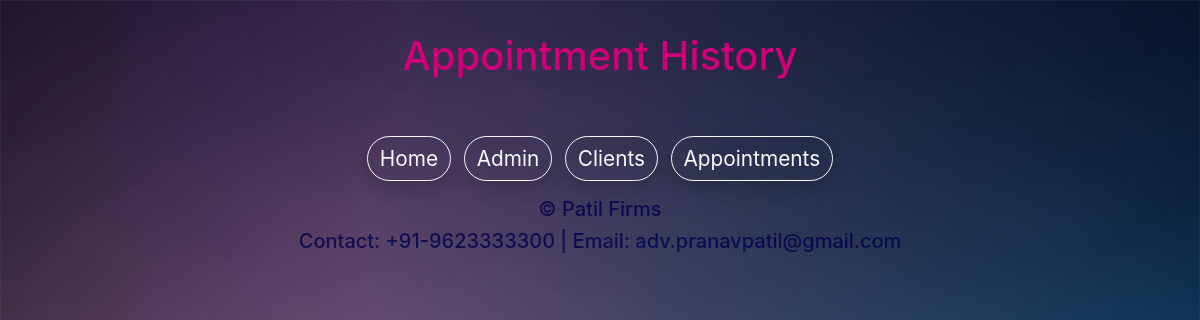
The app's page /appointments, older data.
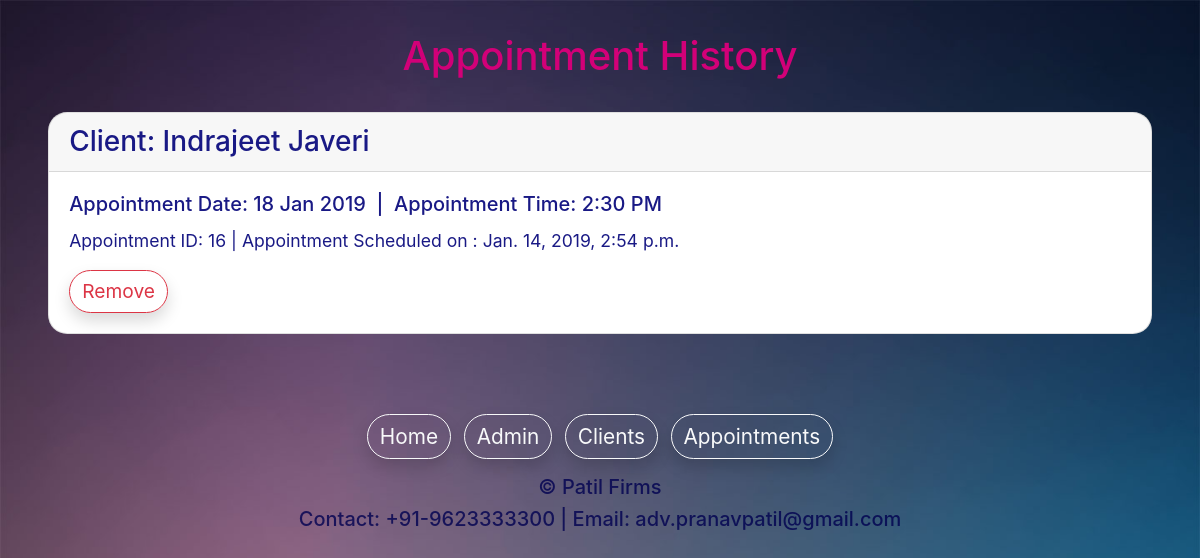
The same page, newer data.
### patiladmin/models.py (models this page shows, shortened)
class appointments(models.Model):
    person = models.CharField(max_length=255)
    dtOfApmt = models.CharField(max_length=255)
    tmOfApmt = models.CharField(max_length=255)
    schOn = models.DateTimeField(default=timezone.now, blank=True)
    class Meta:
        verbose_name_plural = "Appointments"

### patiladmin/views.py (the view)
# urls.py: path('appointments', views.appointment),
def appointment(request):
    allAppointments = appointments.objects.all()
    return render(request, 'patiladmin/appointments.html', {'appointments': allAppointments})

### patiladmin/templates/patiladmin/appointments.html (shortened to what this page needs)
{% extends 'patiladmin/baselayout.html' %}
{% load static %}
{% block content%}
<div class="container">
<link rel="stylesheet" href="https://cdnjs.cloudflare.com/ajax/libs/animate.css/3.7.0/animate.min.css" type="text/css">
    <div class="text-center" style="padding-top: 2rem;color: rgb(210,0,120)">
        <h1>Appointment History</h1>
    </div>
    {% for appointment in appointments %}
    <div style="background-color: rgb(256, 256, 256);color: rgba(0,0,120,0.9);margin: 2rem 0.2rem;border-radius: 1.2rem;" class="card animated fadeIn">
        <h3 class="card-header">Client: {{appointment.person}}</h5>
        <div class="card-body">
        <h5 class="card-title">Appointment Date: {{appointment.dtOfApmt}}&nbsp;&nbsp;|&nbsp;&nbsp;Appointment Time:
            {{appointment.tmOfApmt}}</h5>
<p class="card-text" style="font-size: 1.1rem;">Appointment ID: <span id="appID{{ forloop.counter }}">{{appointment.id}}</span>
    | Appointment Scheduled
    on :
    {{appointment.schOn}}</p>
        <button type="button" id="{{ forloop.counter }}"
            class="btn btn-outline-danger shadow" style="font-size: 1.2rem;border-radius: 1.5rem;">Remove</button>
        </div>
    </div>
    {% endfor %}
</div>
{% endblock %}

Row changes from the older to the newer data that the page shows:
added appointments: person "Indrajeet Javeri", dtOfApmt "18 Jan 2019", tmOfApmt "2:30 PM", id "16", schOn "Jan. 14, 2019, 2:54 p.m."
